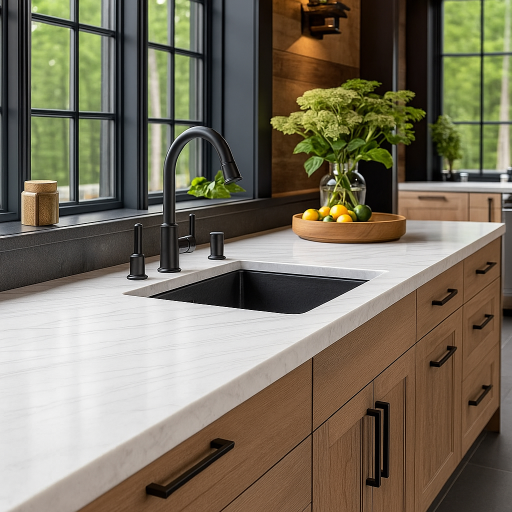
#> input picture kitchen.jpg, 1024 x 1024 px (shown at 1/2 size)
$ python slab_render.py kitchen.jpg slab.jpg slab.jpg out.png
#> lines starting #> are read from the running program, lines starting #| are printed output that depends on the picture
#!/usr/bin/env python3
"""
Slab-to-Countertop Visual Replacement
Goal: Replace countertop in a kitchen image with a slab texture
Tools: Python, OpenCV, rembg, NumPy, Pillow
"""

import cv2
import numpy as np
from PIL import Image
import sys
import os

def slab_to_countertop_replacement(kitchen_path, slab_path, mask_path, output_path):
    """
    Replace countertop in kitchen image with slab texture using mask

    Args:
        kitchen_path: Path to base kitchen image
        slab_path: Path to slab texture image
        mask_path: Path to mask (white = areas to replace, black = keep)
        output_path: Path to save the final rendered image

    Returns:
        bool: True if successful, False otherwise
    """
    try:
        # Load images
        kitchen = Image.open(kitchen_path).convert("RGBA")
        slab = Image.open(slab_path).convert("RGBA")
        mask = Image.open(mask_path).convert("L")  # Grayscale mask

        # Scale slab to be large enough to show the texture clearly
        # Make slab larger than kitchen to ensure good coverage
        scale_factor = max(kitchen.width / slab.width, kitchen.height / slab.height) * 1.5
        new_width = int(slab.width * scale_factor)
        new_height = int(slab.height * scale_factor)

        # Resize slab with high quality
        slab_resized = slab.resize((new_width, new_height), Image.Resampling.LANCZOS)

        # Center the slab over the kitchen image
        if slab_resized.width > kitchen.width:
            x_offset = (slab_resized.width - kitchen.width) // 2
            slab_resized = slab_resized.crop((x_offset, 0, x_offset + kitchen.width, slab_resized.height))

        if slab_resized.height > kitchen.height:
            y_offset = (slab_resized.height - kitchen.height) // 2
            slab_resized = slab_resized.crop((0, y_offset, slab_resized.width, y_offset + kitchen.height))

        # If slab is still smaller than kitchen, resize to match
        if slab_resized.width != kitchen.width or slab_resized.height != kitchen.height:
            slab_resized = slab_resized.resize(kitchen.size, Image.Resampling.LANCZOS)

        # Resize mask to match kitchen image dimensions
        mask_resized = mask.resize(kitchen.size)

        # Convert mask to RGBA for proper compositing
        mask_rgba = Image.new("RGBA", kitchen.size, (0, 0, 0, 0))
        mask_rgba.paste(mask_resized, (0, 0))

        # Create alpha channel from mask (white areas become opaque, black areas transparent)
        alpha = np.array(mask_resized)

        # Apply mask to slab - only show slab where mask is white
        slab_with_alpha = slab_resized.copy()
        slab_array = np.array(slab_with_alpha)
        slab_array[:, :, 3] = alpha  # Set alpha channel based on mask
        slab_masked = Image.fromarray(slab_array, 'RGBA')

        # Composite: slab on top of kitchen where mask allows
        result = Image.alpha_composite(kitchen, slab_masked)

        # Convert back to RGB for final output
        final_result = result.convert("RGB")

        # Save result
        final_result.save(output_path, "JPEG", quality=95)

        print(f"✅ Slab rendering completed successfully!")
        print(f"📁 Output saved to: {output_path}")
        return True

    except Exception as e:
        print(f"❌ Error during slab rendering: {str(e)}")
        return False

def main():
    """Main function to run the slab replacement"""
    if len(sys.argv) != 5:
        print("Usage: python slab_render.py <kitchen_image> <slab_image> <mask_image> <output_image>")
        print("Example: python slab_render.py kitchen.jpg slab.jpg mask.png final_render.jpg")
        sys.exit(1)

    kitchen_path = sys.argv[1]
    slab_path = sys.argv[2]
    mask_path = sys.argv[3]
    output_path = sys.argv[4]

    # Check if input files exist
    for path in [kitchen_path, slab_path, mask_path]:
        if not os.path.exists(path):
            print(f"❌ Error: File not found: {path}")
            sys.exit(1)

    print(f"🏠 Kitchen image: {kitchen_path}")
    print(f"🪨 Slab image: {slab_path}")
    print(f"🎭 Mask image: {mask_path}")
    print(f"📸 Output will be saved to: {output_path}")
    print("\n🔄 Processing...")

    success = slab_to_countertop_replacement(kitchen_path, slab_path, mask_path, output_path)
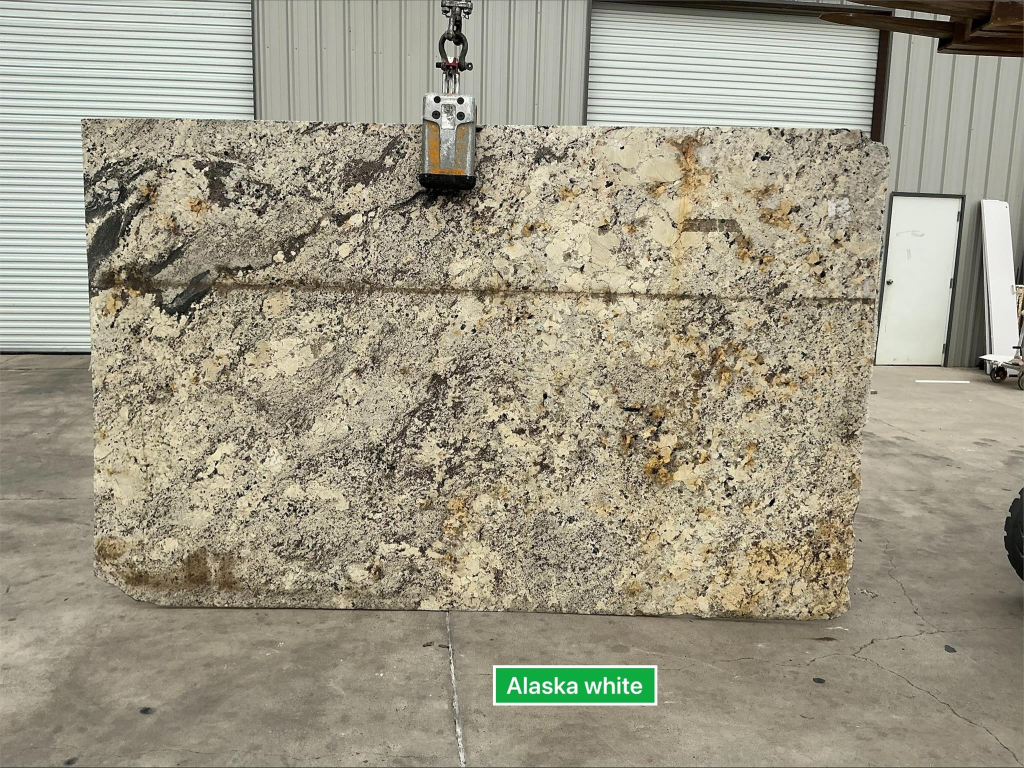
#> input picture slab.jpg, 2048 x 1536 px (shown at 1/2 size)
#> in slab_to_countertop_replacement, `mask = Image.open(mask_path).convert("L")`:
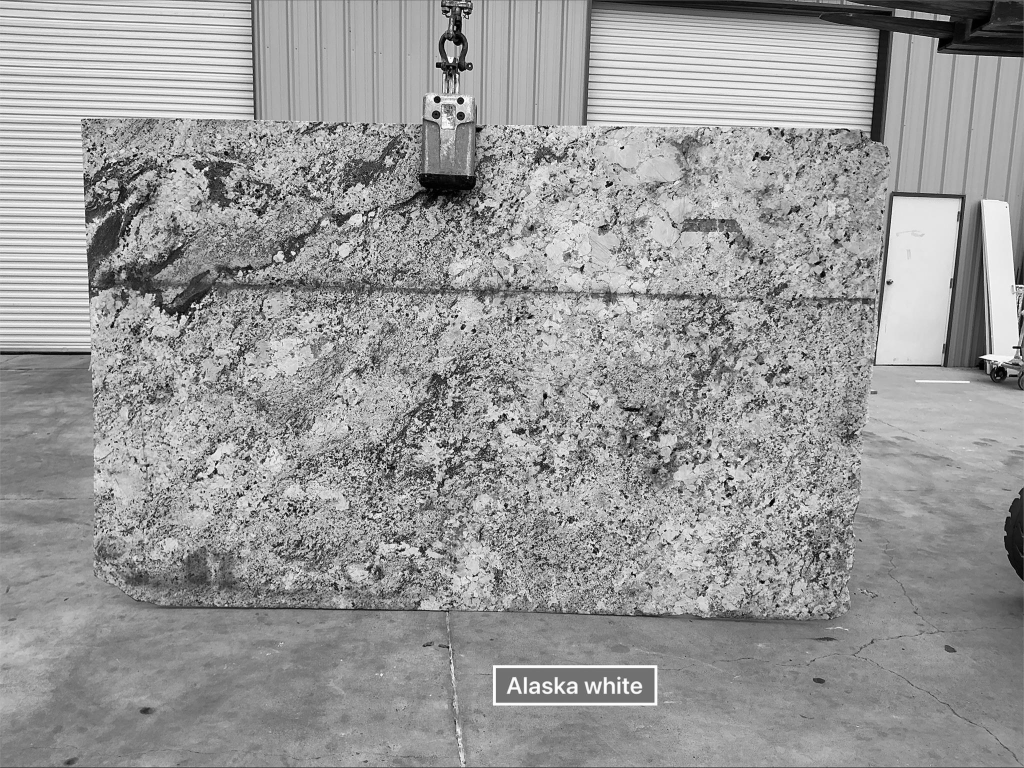
#> mask: PIL image 2048x1536 L (shown at 1/2 size); min 0, max 255, mean 152.8
#> in slab_to_countertop_replacement, `slab_resized = slab_resized.crop((x_offset, 0, x_offset + kitchen.widt..`:
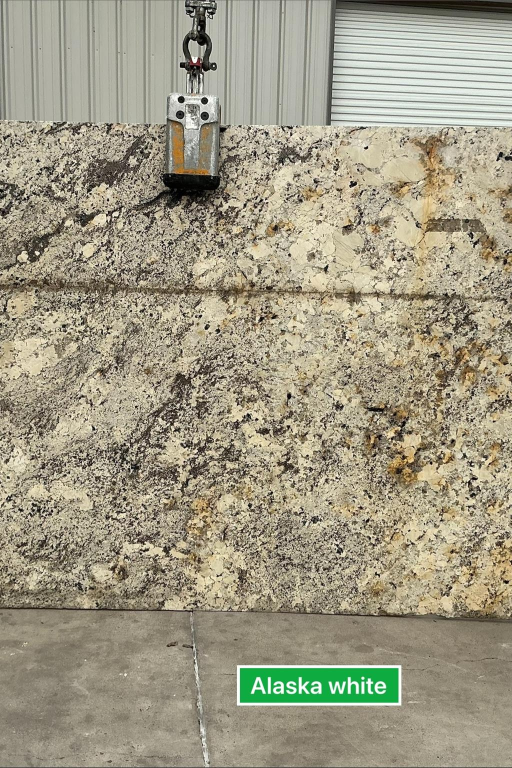
#> slab_resized: PIL image 1024x1536 RGBA (shown at 1/2 size); mean R, G, B, A 160, 154.3, 132.8, 255
#> in slab_to_countertop_replacement, `slab_resized = slab_resized.crop((0, y_offset, slab_resized.width, y_o..`:
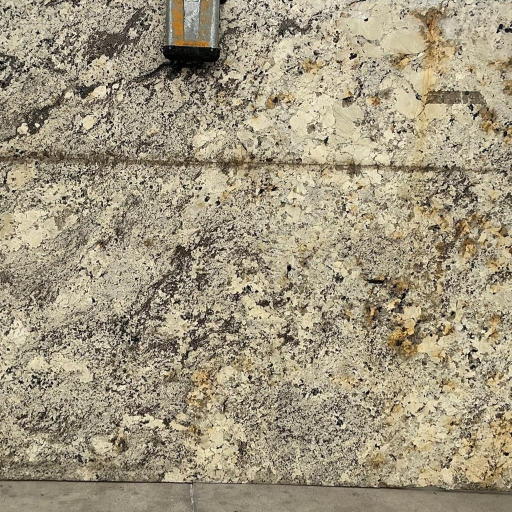
#> slab_resized: PIL image 1024x1024 RGBA (shown at 1/2 size); mean R, G, B, A 161.5, 151.4, 127.6, 255
#> in slab_to_countertop_replacement, `mask_resized = mask.resize(kitchen.size)`:
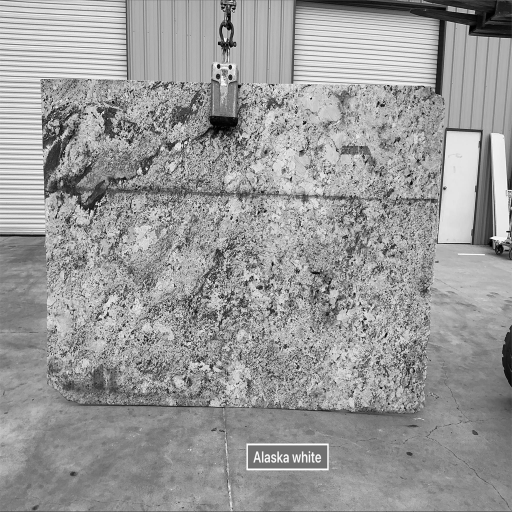
#> mask_resized: PIL image 1024x1024 L (shown at 1/2 size); min 0, max 255, mean 152.8
#> in slab_to_countertop_replacement, `mask_rgba = Image.new("RGBA", kitchen.size, (0, 0, 0, 0))`: mask_rgba: PIL image 1024x1024 RGBA; every value is 0
#> in slab_to_countertop_replacement, `slab_array[:, :, 3] = alpha`:
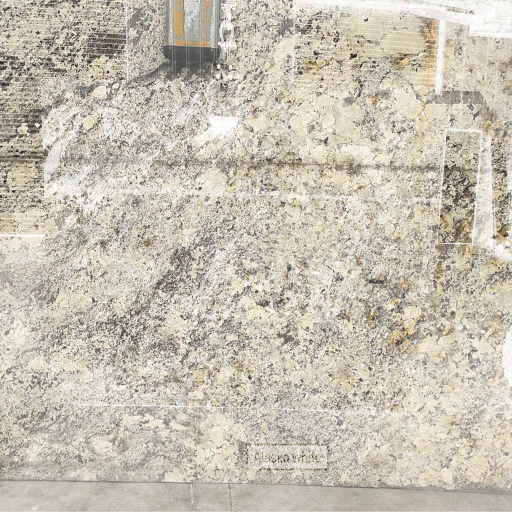
#> slab_array: shape (1024, 1024, 4) (shown at 1/2 size); mean R, G, B, A 161.5, 151.4, 127.6, 152.8; transparent parts drawn white
#> in slab_to_countertop_replacement, `result = Image.alpha_composite(kitchen, slab_masked)`:
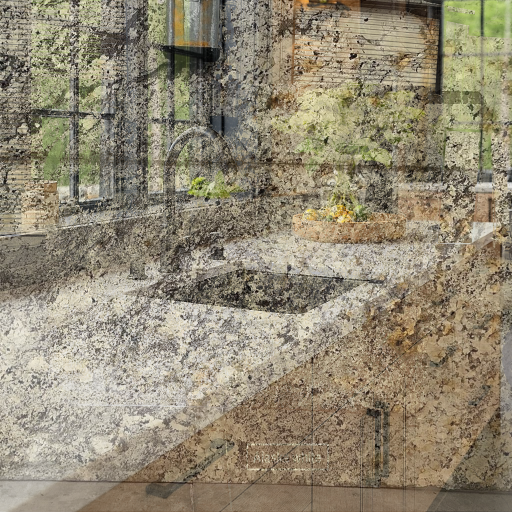
#> result: PIL image 1024x1024 RGBA (shown at 1/2 size); mean R, G, B, A 146.4, 137.2, 116.1, 255

    if success:
        print("\n✅ DONE! Your countertop rendering is complete.")
    else:
        print("\n❌ FAILED! Please check the error messages above.")
        sys.exit(1)

if __name__ == "__main__":
    main()
